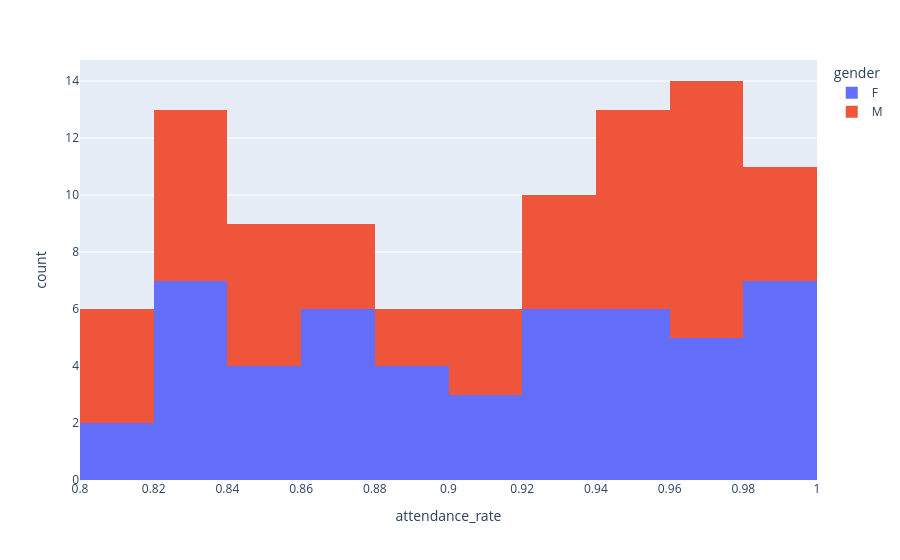

Notebook cell for this chart:
### Code cell
fig = px.histogram(student_marks, x='attendance_rate', color=r'gender')
fig.show()

### Figure 1 — Plotly figure (JSON) as saved in the notebook; plotly's stock layout.template omitted (floating-point values rounded to 4 significant figures)
{"data": [{"bingroup": "x", "hovertemplate": "gender=F<br>attendance_rate=%{x}<br>count=%{y}<extra></extra>", "legendgroup": "F", "marker": {"color": "#636efa", "pattern": {"shape": ""}}, "name": "F", "orientation": "v", "showlegend": true, "type": "histogram", "x": [0.89, 0.83, 0.92, 0.94, 0.97, 0.97, 0.8, 0.92, 0.94, 0.99, 0.87, 0.99, 0.95, 0.98, 0.89, 0.85, 0.88, 0.82, 0.85, 0.92, 0.83, 0.87, 1.0, 0.88, 0.87, 0.99, 0.98, 0.97, 0.93, 0.91, 0.83, 0.92, 0.94, 0.91, 0.84, 0.99, 0.91, 0.96, 0.92, 0.86, 0.85, 0.95, 0.86, 0.96, 0.83, 0.86, 0.81, 0.82, 0.82, 0.94, 0.98], "xaxis": "x", "yaxis": "y"}, {"bingroup": "x", "hovertemplate": "gender=M<br>attendance_rate=%{x}<br>count=%{y}<extra></extra>", "legendgroup": "M", "marker": {"color": "#EF553B", "pattern": {"shape": ""}}, "name": "M", "orientation": "v", "showlegend": true, "type": "histogram", "x": [0.98, 0.8, 0.95, 0.84, 0.93, 0.84, 0.96, 0.95, 0.92, 0.81, 0.9, 1.0, 0.97, 0.86, 0.99, 0.95, 1.0, 0.96, 0.96, 0.97, 0.83, 0.83, 0.88, 0.84, 0.98, 0.91, 0.99, 0.87, 0.97, 0.97, 0.87, 0.8, 0.88, 0.97, 0.92, 0.85, 0.95, 0.81, 0.82, 0.93, 0.94, 0.94, 0.82, 0.83, 0.84, 0.91, 0.83, 0.97, 0.95], "xaxis": "x", "yaxis": "y"}], "layout": {"barmode": "relative", "legend": {"title": {"text": "gender"}, "tracegroupgap": 0}, "margin": {"t": 60}, "xaxis": {"anchor": "y", "domain": [0, 1], "title": {"text": "attendance_rate"}}, "yaxis": {"anchor": "x", "domain": [0, 1], "title": {"text": "count"}}}}
